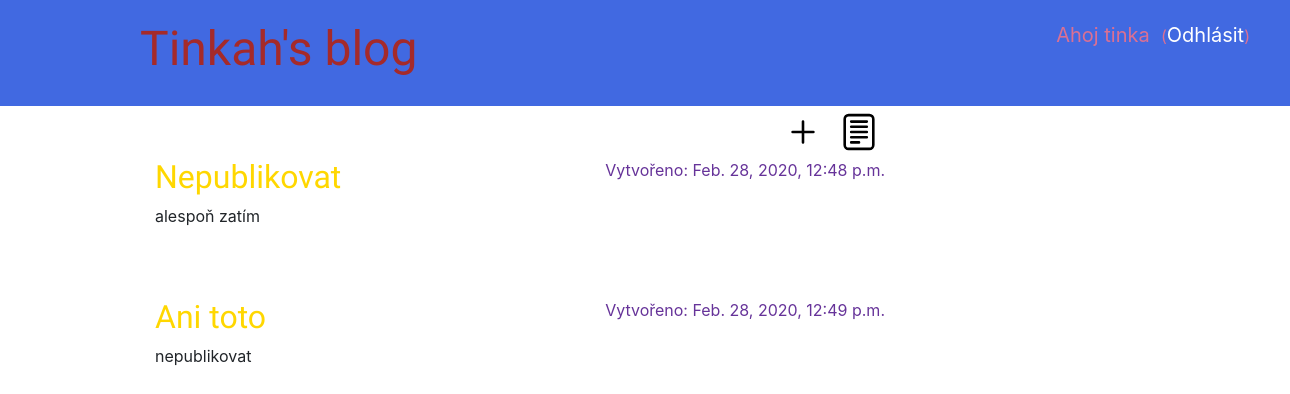
Page /drafts/ (signed in) on the committed database.
### blog/models.py (models this page shows, shortened)
class Post(models.Model):
    author = models.ForeignKey("auth.User", on_delete=models.CASCADE)
    title = models.CharField(max_length=200)
    text = models.TextField()
    created_date = models.DateTimeField(
        default=timezone.now)
    published_date = models.DateTimeField(
        blank=True, null=True)

### blog/views.py (the view)
# urls.py: path('drafts/', views.post_draft_list, name='post_draft_list'),
@login_required
def post_draft_list(request):
    posts = Post.objects.filter(published_date__isnull=True).order_by('created_date')
    return render(request, 'blog/post_draft_list.html', {'posts': posts})

### blog/templates/blog/post_draft_list.html
{% extends 'blog/base.html' %}
{% block content %}
    {% for Post in posts %}
        <div class="post">
            <div class="date">
                <p>Vytvořeno: {{ Post.created_date }}</p>
            </div>
            <h2><a href="{% url 'post_detail' pk=Post.pk %}">{{ Post.title }}</a></h2>
            <p>{{ Post.text|truncatechars:200 }}</p>
        </div>
    {% endfor %}
 {% endblock %}

### blog/templates/blog/base.html (shortened to what this page needs)
{% load static %}
<html>
    <head>
        <link rel="stylesheet" href="https://stackpath.bootstrapcdn.com/bootstrap/4.4.1/css/bootstrap.min.css" >
        <link rel="stylesheet" type="text/css" href="{% static 'blog/style.css' %}">
    </head>
    <body>
        <div class="page-header">
            {% if user.is_authenticated %}
            <p class="top-menu">Ahoj {{ user.username }} &nbsp;<small> (<a href="{% url 'logout' %}">Odhlásit</a>)</small></p>
            {% else %}
            <a href="{% url 'login' %}" class="top-menu"><img src="/static/img/lock.svg" alt="" width="52" height="52" title="Přihlásit"></a>
            {% endif %}
            <h1><a href="/">Tinkah's blog</a></h1>
        </div>
        <div class="content container">
            <div class="row">
                <div class="col-md-8">
                    {% if user.is_authenticated %}
                    <div align="right" margin-top="20px">
                        <a href="{% url 'post_new' %}" ><img src="/static/img/plus.svg" alt="" width="52" height="52" title="Přidat příspěvek"></a>
                        <a href="{% url 'post_draft_list' %}"><img src="/static/img/document-text.svg" alt="" width="52" height="52" title="Koncepty"></a>
                    </div>
                    {% endif %}
                    {% block content %}
                    {% endblock %}
                </div>
            </div>
        </div>
    </body>
</html>

### blog/static/blog/style.css (style rules this page uses)
.page-header { background-color: royalblue; margin-top: 0; padding: 20px; padding-left: 140px; vertical-align: middle; }
.page-header h1, .page-header h1 a, .page-header h1 a:visited, .page-header h1 a:active { color: brown; font-size: 36pt; text-decoration: none; }
.content { margin-left: 140px; }
h1, h2, h3, h4 { font-family: "Lobster", cursive; }
.date { color: rebeccapurple; float: right; }
.top-menu { color: palevioletred; font-size: 15pt; margin-right: 20px; display: flex; float: right; vertical-align: middle; }
.top-menu a { color: white; font-size: 15pt; }
.post { margin-bottom: 70px; }
.post h2 a, .post h2 a:visited { color: gold; }
.post h2 { color: orchid; }

### rows in the picture
Post: created_date "Feb. 28, 2020, 12:48 p.m.", title "Nepublikovat", text "alespoň zatím"
Post: created_date "Feb. 28, 2020, 12:49 p.m.", title "Ani toto", text "nepublikovat"

### other values in the picture
{{ user.username }} "tinka"
